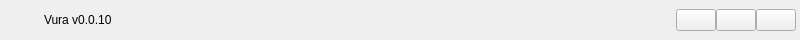
<?xml version="1.0" encoding="UTF-8"?>
<ui version="4.0">
 <class>TitleBar</class>
 <widget class="QWidget" name="TitleBar">
  <property name="geometry">
   <rect>
    <x>0</x>
    <y>0</y>
    <width>800</width>
    <height>40</height>
   </rect>
  </property>
  <property name="sizePolicy">
   <sizepolicy hsizetype="Preferred" vsizetype="Fixed">
    <horstretch>0</horstretch>
    <verstretch>0</verstretch>
   </sizepolicy>
  </property>
  <property name="windowTitle">
   <string>TitleBar</string>
  </property>
  <layout class="QHBoxLayout" name="horizontalLayout">
   <property name="spacing">
    <number>0</number>
   </property>
   <property name="leftMargin">
    <number>4</number>
   </property>
   <property name="topMargin">
    <number>0</number>
   </property>
   <property name="rightMargin">
    <number>4</number>
   </property>
   <property name="bottomMargin">
    <number>0</number>
   </property>
   <item>
    <widget class="QLabel" name="titleBarIcon">
     <property name="sizePolicy">
      <sizepolicy hsizetype="Fixed" vsizetype="Fixed">
       <horstretch>0</horstretch>
       <verstretch>0</verstretch>
      </sizepolicy>
     </property>
     <property name="minimumSize">
      <size>
       <width>24</width>
       <height>24</height>
      </size>
     </property>
     <property name="maximumSize">
      <size>
       <width>24</width>
       <height>24</height>
      </size>
     </property>
     <property name="text">
      <string/>
     </property>
     <property name="pixmap">
      <pixmap resource="vura.qrc">:/img/images/vura-white.png</pixmap>
     </property>
     <property name="scaledContents">
      <bool>true</bool>
     </property>
     <property name="alignment">
      <set>Qt::AlignmentFlag::AlignCenter</set>
     </property>
    </widget>
   </item>
   <item>
    <spacer name="horizontalSpacer_2">
     <property name="orientation">
      <enum>Qt::Orientation::Horizontal</enum>
     </property>
     <property name="sizeType">
      <enum>QSizePolicy::Policy::Fixed</enum>
     </property>
     <property name="sizeHint" stdset="0">
      <size>
       <width>16</width>
       <height>20</height>
      </size>
     </property>
    </spacer>
   </item>
   <item>
    <widget class="QLabel" name="title">
     <property name="text">
      <string>Vura v0.0.10</string>
     </property>
    </widget>
   </item>
   <item>
    <spacer name="horizontalSpacer">
     <property name="orientation">
      <enum>Qt::Orientation::Horizontal</enum>
     </property>
     <property name="sizeHint" stdset="0">
      <size>
       <width>40</width>
       <height>20</height>
      </size>
     </property>
    </spacer>
   </item>
   <item>
    <widget class="QPushButton" name="minimizeButton">
     <property name="text">
      <string/>
     </property>
     <property name="icon">
      <iconset theme="QIcon::ThemeIcon::ListRemove"/>
     </property>
    </widget>
   </item>
   <item>
    <widget class="QPushButton" name="maximizeButton">
     <property name="text">
      <string/>
     </property>
     <property name="icon">
      <iconset theme="QIcon::ThemeIcon::ViewFullscreen"/>
     </property>
    </widget>
   </item>
   <item>
    <widget class="QPushButton" name="closeButton">
     <property name="text">
      <string/>
     </property>
     <property name="icon">
      <iconset theme="QIcon::ThemeIcon::ApplicationExit"/>
     </property>
    </widget>
   </item>
  </layout>
 </widget>
 <resources>
  <include location="vura.qrc"/>
 </resources>
 <connections/>
</ui>
